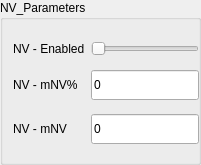
              <widget class="QGroupBox" name="grpBox_NV_parameters">
               <property name="geometry">
                <rect>
                 <x>20</x>
                 <y>510</y>
                 <width>201</width>
                 <height>165</height>
                </rect>
               </property>
               <property name="title">
                <string>NV_Parameters</string>
               </property>
               <property name="Combinear.qss" stdset="0">
                <string notr="true"/>
               </property>
               <widget class="QWidget" name="layoutWidget_23">
                <property name="geometry">
                 <rect>
                  <x>13</x>
                  <y>33</y>
                  <width>234</width>
                  <height>122</height>
                 </rect>
                </property>
                <layout class="QGridLayout" name="gridLayout_52">
                 <item row="0" column="0">
                  <widget class="QLabel" name="lblMptEnabled_20">
                   <property name="text">
                    <string>NV - Enabled</string>
                   </property>
                   <property name="Combinear.qss" stdset="0">
                    <string notr="true"/>
                   </property>
                  </widget>
                 </item>
                 <item row="0" column="1">
                  <widget class="QSlider" name="hSlider_SELL_IndicatorEnabled_27">
                   <property name="maximum">
                    <number>5</number>
                   </property>
                   <property name="orientation">
                    <enum>Qt::Horizontal</enum>
                   </property>
                   <property name="Combinear.qss" stdset="0">
                    <string notr="true"/>
                   </property>
                  </widget>
                 </item>
                 <item row="1" column="0">
                  <widget class="QLabel" name="lblNvIncreasePercentage_5">
                   <property name="text">
                    <string>NV - mNV%</string>
                   </property>
                   <property name="Combinear.qss" stdset="0">
                    <string notr="true"/>
                   </property>
                  </widget>
                 </item>
                 <item row="2" column="1">
                  <widget class="QLineEdit" name="txtNvMinNetVolume_5">
                   <property name="sizePolicy">
                    <sizepolicy hsizetype="Expanding" vsizetype="Fixed">
                     <horstretch>0</horstretch>
                     <verstretch>0</verstretch>
                    </sizepolicy>
                   </property>
                   <property name="minimumSize">
                    <size>
                     <width>0</width>
                     <height>30</height>
                    </size>
                   </property>
                   <property name="text">
                    <string>0</string>
                   </property>
                   <property name="Combinear.qss" stdset="0">
                    <string notr="true"/>
                   </property>
                  </widget>
                 </item>
                 <item row="1" column="1">
                  <widget class="QLineEdit" name="txtNvIncreasePercentage_5">
                   <property name="minimumSize">
                    <size>
                     <width>0</width>
                     <height>30</height>
                    </size>
                   </property>
                   <property name="text">
                    <string>0</string>
                   </property>
                   <property name="Combinear.qss" stdset="0">
                    <string notr="true"/>
                   </property>
                  </widget>
                 </item>
                 <item row="2" column="0">
                  <widget class="QLabel" name="lblNvMinNetVolume_5">
                   <property name="text">
                    <string>NV - mNV</string>
                   </property>
                   <property name="Combinear.qss" stdset="0">
                    <string notr="true"/>
                   </property>
                  </widget>
                 </item>
                 <item row="1" column="2">
                  <spacer name="horizontalSpacer_14">
                   <property name="orientation">
                    <enum>Qt::Horizontal</enum>
                   </property>
                   <property name="sizeHint" stdset="0">
                    <size>
                     <width>40</width>
                     <height>20</height>
                    </size>
                   </property>
                  </spacer>
                 </item>
                </layout>
               </widget>
              </widget>
